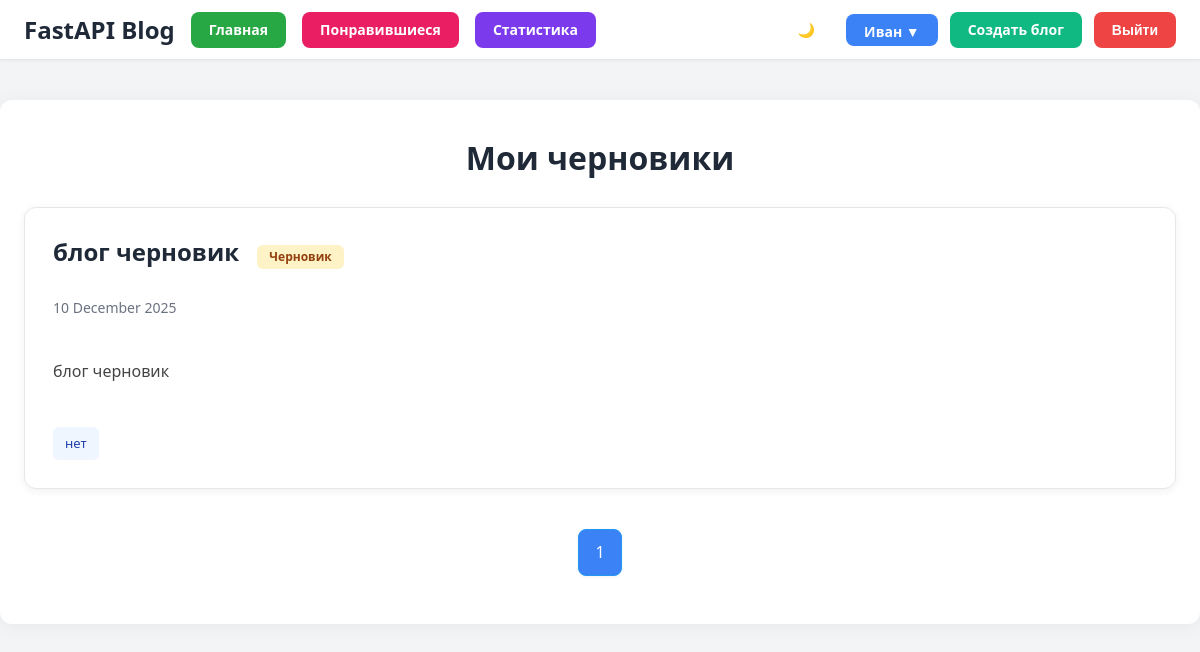
The page /blogs/all-drafts/ (signed in) on the database its author committed.
### app/auth/models.py (models this page shows, shortened)
class User(Base):
    phone_number: Mapped[str_uniq]
    first_name: Mapped[str]
    last_name: Mapped[str]
    email: Mapped[str_uniq]
    password: Mapped[str]
    role_id: Mapped[int] = mapped_column(
        ForeignKey("roles.id"), default=1, server_default=text("1")
    )
    role: Mapped["Role"] = relationship("Role", back_populates="users", lazy="joined")
    blogs: Mapped[list["Blog"]] = relationship(back_populates="user")

### app/api/models.py (models this page shows)
class Blog(Base):
    title: Mapped[str_uniq]
    author: Mapped[int] = mapped_column(ForeignKey("users.id"), nullable=False)
    user: Mapped["User"] = relationship("User", back_populates="blogs")
    content: Mapped[str] = mapped_column(Text)
    short_description: Mapped[str] = mapped_column(Text)
    status: Mapped[str] = mapped_column(default="published", server_default="published")
    tags: Mapped[list["Tag"]] = relationship(
        secondary="blog_tags", back_populates="blogs"
    )

class Tag(Base):
    name: Mapped[str] = mapped_column(String(50), unique=True)
    blogs: Mapped[list["Blog"]] = relationship(
        secondary="blog_tags", back_populates="tags"
    )

### app/pages/views.py (the view)
@router.get("/blogs/all-drafts/")
async def all_drafts_page(
    request: Request,
    page: int = 1,
    page_size: int = 10,
    session: AsyncSession = SessionDep,
    user_data: User = Depends(get_current_user),
):
    if not user_data.role or user_data.role.name not in ["Admin", "SuperAdmin"]:
        return templates.TemplateResponse(
            request,
            "404.html",
            {"request": request, "current_user": user_data},
            status_code=status.HTTP_404_NOT_FOUND,
        )
    drafts = await BlogDAO.get_draft_blogs(
        session=session,
        author_id=None,  # Получаем все черновики, не только для конкретного автора
        page=page,
        page_size=page_size,
    )
    context = {
        **_build_common_context(request, user_data),
        "article": drafts,
        "filters": {},
    }
    return templates.TemplateResponse(request, "drafts.html", context)

### app/templates/drafts.html (shortened to what this page needs)
{% extends "base.html" %}
{% block head_extra %}
<link rel="stylesheet" href="/static/css/drafts.css">
{% endblock %}
{% block content %}
<div class="content-container">
    <div class="page-header">
        <h1>Мои черновики</h1>
    </div>
    {% if article.blogs %}
        <ul class="articles-list">
            {% for blog in article.blogs %}
            <li class="article-card">
                <h2>
                    <a href="/blogs/{{ blog.id }}">{{ blog.title }}</a>
                    <span class="draft-badge">Черновик</span>
                </h2>
                <div class="article-meta">
                    {{ blog.created_at.strftime('%d %B %Y') }}
                </div>
                <p class="article-excerpt">{{ blog.short_description }}</p>
                {% if blog.tags %}
                <div class="article-tags">
                    {% for tag in blog.tags %}
                    <span class="tag">{{ tag.name }}</span>
                    {% endfor %}
                </div>
                {% endif %}
            </li>
            {% endfor %}
        </ul>
    {% else %}
        <div class="no-results">
            <p>У вас пока нет черновиков.</p>
        </div>
    {% endif %}
    {% if article.total_page > 0 %}
    <div class="pagination">
        {% for p in range(1, article.total_page + 1) %}
        <a href="?page={{ p }}" class="pagination-link {% if p == article.page %}active{% endif %}">{{ p }}</a>
        {% endfor %}
    </div>
    {% endif %}
</div>
{% endblock %}

### app/templates/base.html (shortened to what this page needs)
<!DOCTYPE html>
<html lang="ru">
<head>
    <link rel="stylesheet" href="/static/css/posts.css">
    <link rel="stylesheet" href="/static/css/base.css">
    {% block head_extra %}{% endblock %}
</head>
<body>
{% block header %}
<header class="topbar">
    <div class="topbar-content">
        <div class="logo-section">
            <a href="/" class="logo">FastAPI Blog</a>
            <a href="/" class="button home-button">Главная</a>
            {% if current_user %}
            <a href="/blogs/liked/" class="button liked-button">Понравившиеся</a>
            <a href="/stats/" class="button stats-button">Статистика</a>
            {% endif %}
        </div>
        <div class="auth-controls">
            <button id="theme-toggle" class="theme-toggle" aria-label="Переключить тему">
                <span id="theme-icon">🌙</span>
            </button>
            {% if current_user %}
                <div class="profile-dropdown" id="profile-dropdown">
                    <a href="/profile/" class="button profile-button" id="profile-button">{{ current_user.first_name }} ▼</a>
                </div>
                <a href="/blogs/create/" class="button success">Создать блог</a>
                <form action="/auth/logout/" method="post" class="inline-form">
                    <button type="submit" class="button danger">Выйти</button>
                </form>
            {% else %}
                <a href="/auth/?mode=login" class="button primary">Войти</a>
                <a href="/auth/?mode=register" class="button secondary">Зарегистрироваться</a>
            {% endif %}
        </div>
    </div>
</header>
{% endblock %}
<main>
    {% block content %}{% endblock %}
</main>
</body>
</html>

### app/static/css/posts.css (style rules this page uses)
:root { --primary-color: #1a1a1a; --secondary-color: #666; --accent-color: #2196F3; --background-color: #fafafa; --tag-bg: #f0f0f0; --tag-hover-bg: #1976D2; --tag-hover-text: #fff; --max-width: 1200px; --content-bg: white; --border-color: #f0f0f0; --excerpt-color: #444; --shadow: rgba(0, 0, 0, 0.05); --card-bg: #ffffff; --card-shadow: 0 2px 8px rgba(0, 0, 0, 0.08); --card-shadow-hover: 0 4px 16px rgba(0, 0, 0, 0.12); --card-border: #e5e7eb; --card-divider: #e5e7eb; --search-input-border: #d1d5db; }
body { font-family: -apple-system, BlinkMacSystemFont, Segoe UI, Roboto, Helvetica Neue, Arial, sans-serif; line-height: 1.6; color: var(--primary-color); margin: 0; padding: 20px; background: var(--background-color); transition: background-color 0.3s ease, color 0.3s ease; }
.content-container { max-width: var(--max-width); margin: 20px auto 0; padding: 40px; background: var(--content-bg); box-shadow: 0 2px 20px var(--shadow); border-radius: 12px; transition: background-color 0.3s ease, box-shadow 0.3s ease; color: var(--primary-color); }
.content-container p { color: var(--excerpt-color); transition: color 0.3s ease; }
.page-header { margin-bottom: 1rem; text-align: center; text-decoration: none; }
.articles-list { list-style: none; padding: 0; margin: 0; display: grid; grid-template-columns: repeat(auto-fill, minmax(350px, 1fr)); gap: 24px; }
.article-card { background: var(--card-bg); border-radius: 12px; padding: 24px; box-shadow: var(--card-shadow); transition: transform 0.3s ease, box-shadow 0.3s ease, border-color 0.3s ease, background-color 0.3s ease; border: 1px solid var(--card-border); display: flex; flex-direction: column; gap: 16px; min-height: 200px; }
.article-card h2 { font-size: 1.5rem; margin: 0 0 12px 0; color: var(--primary-color); transition: color 0.3s ease; line-height: 1.3; }
.article-card h2 a { color: var(--primary-color); text-decoration: none; transition: color 0.2s ease; }
.article-meta { color: var(--secondary-color); font-size: 0.95rem; margin-bottom: 1rem; transition: color 0.3s ease; }
.article-excerpt { color: var(--excerpt-color); font-size: 1rem; line-height: 1.6; margin: 0; transition: color 0.3s ease; flex: 1; }
.article-tags { display: flex; flex-wrap: wrap; gap: 8px; margin-top: 1rem; }
.tag { background: var(--tag-bg); padding: 4px 12px; border-radius: 16px; font-size: 0.9rem; color: var(--secondary-color); text-decoration: none; transition: all 0.2s ease, background-color 0.3s ease, color 0.3s ease; }
.pagination { display: flex; justify-content: center; gap: 10px; margin-top: 3rem; }
.pagination-link { padding: 8px 16px; border: 1px solid var(--accent-color); border-radius: 4px; color: var(--accent-color); text-decoration: none; transition: all 0.3s ease; }
.pagination-link.active { background: var(--accent-color); color: white; }

### rows shown on the page
User: first_name "Иван"
Blog: title "блог черновик", created_at "10 December 2025", short_description "блог черновик"
Tag: name "нет"

### other values the page prints
{{ p }} "1"
